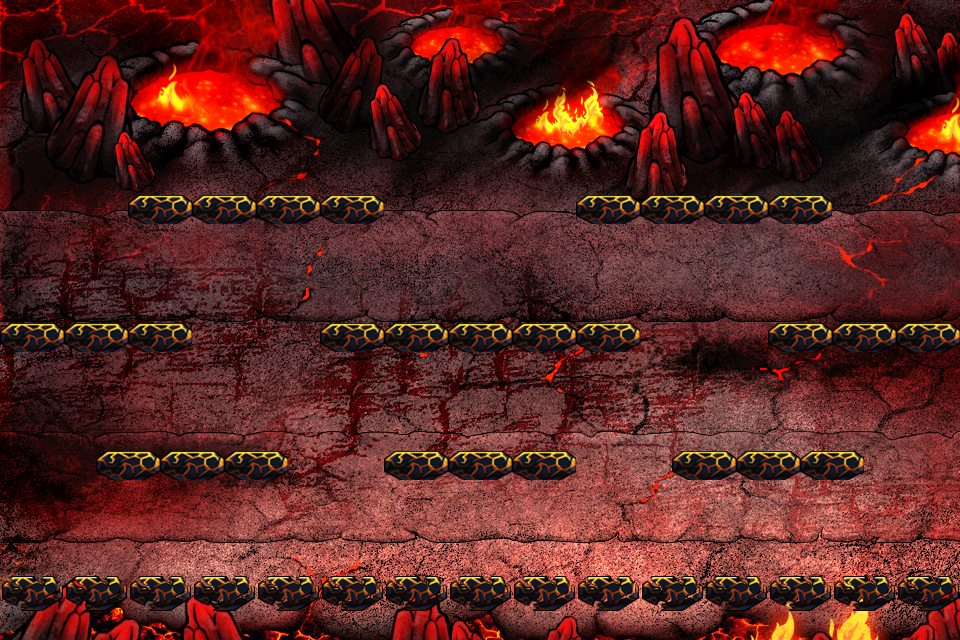

This game map was drawn from its Tiled (.tmx) file and the tilesets committed beside it. A one-line description and the trimmed map source follow:
An orthogonal 30x20 tile map with 32x32 px tiles, 2 tile layers (块层 2, 块层 3), 2 tilesets.

<map version="1.0" orientation="orthogonal" width="30" height="20" tilewidth="32" tileheight="32">
 <tileset firstgid="1" name="21" tilewidth="32" tileheight="32">
  <image source="21.png" width="227" height="76" />
 </tileset>
 <tileset firstgid="15" name="bgg" tilewidth="32" tileheight="32">
  <image source="bgg.png" width="1024" height="768" />
 </tileset>
 <layer name="块层 2" width="30" height="20">
  <data>[600 cells, 600 non-empty, 600 distinct tile ids]</data>
 </layer>
 <layer name="块层 3" width="30" height="20">
  <data>[600 cells, 116 non-empty, 6 distinct tile ids]</data>
 </layer>
</map>